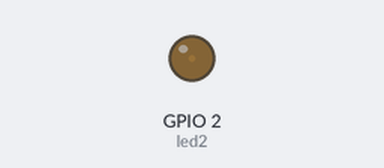
Simulated run of this program. Board: ESP32 board running MicroPython. On the bench: output pins drawn as LEDs (lit = HIGH).

Above: at 0.05 s.
At 1.25 s:
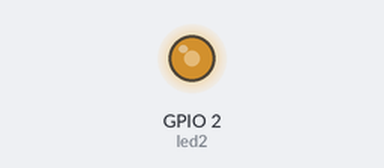
At 1.85 s:
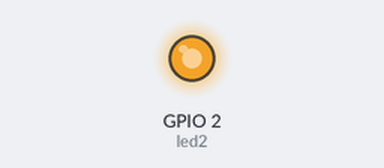
At 3.7 s:
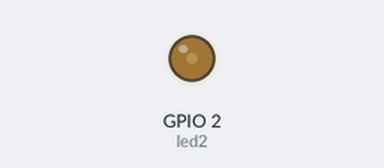
Timing chart, 0 to 5.4 s (numbered marks = the images above):
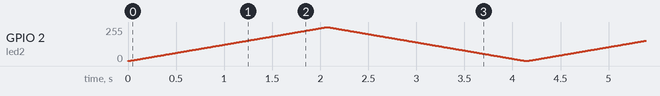

The program:

first_try.py
```python
from machine import Pin, PWM
import time

led2 = PWM(Pin(2))
led2.freq(1000)

while True: # Control the repetition of the light pulse

    # From off gradually to on
    for i in range(0, 1024):
        led2.duty(i)
        time.sleep_ms(2)

    # From on gradually to off
    for i in range(1023, -1, -1):
        led2.duty(i)
        time.sleep_ms(2)
```
